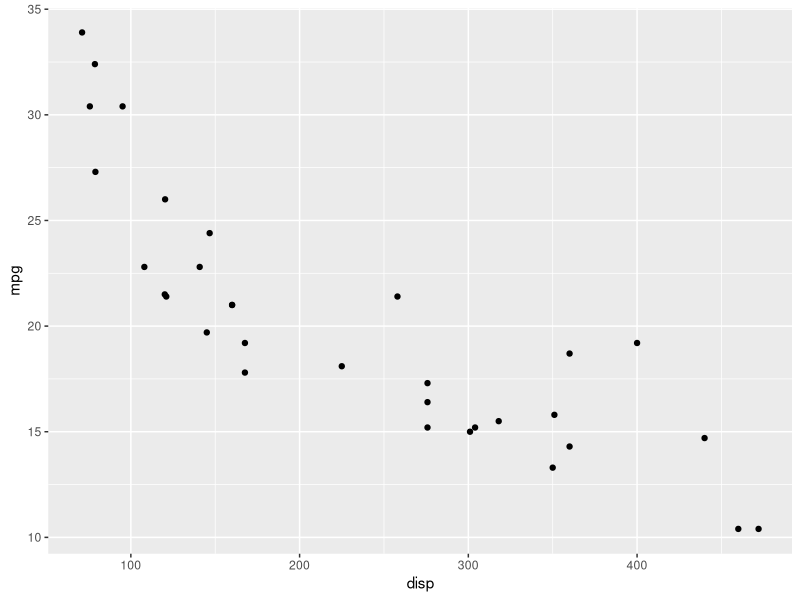
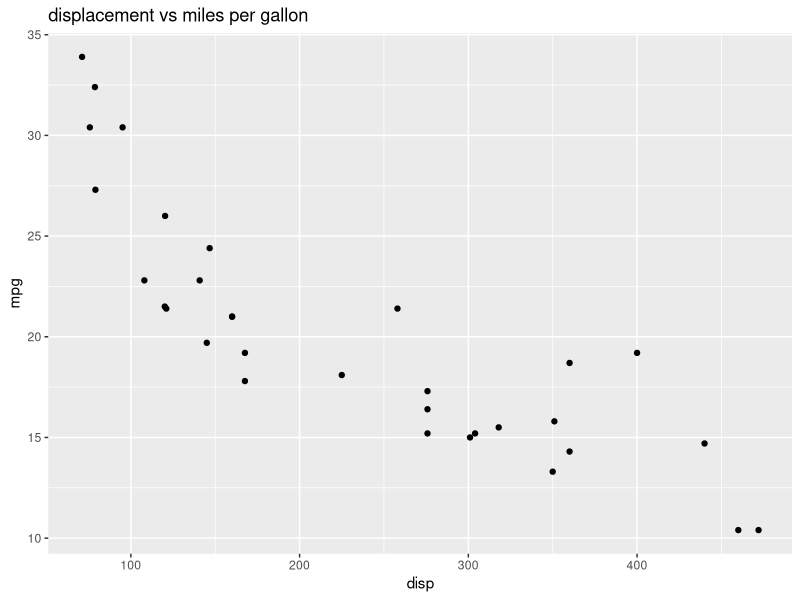
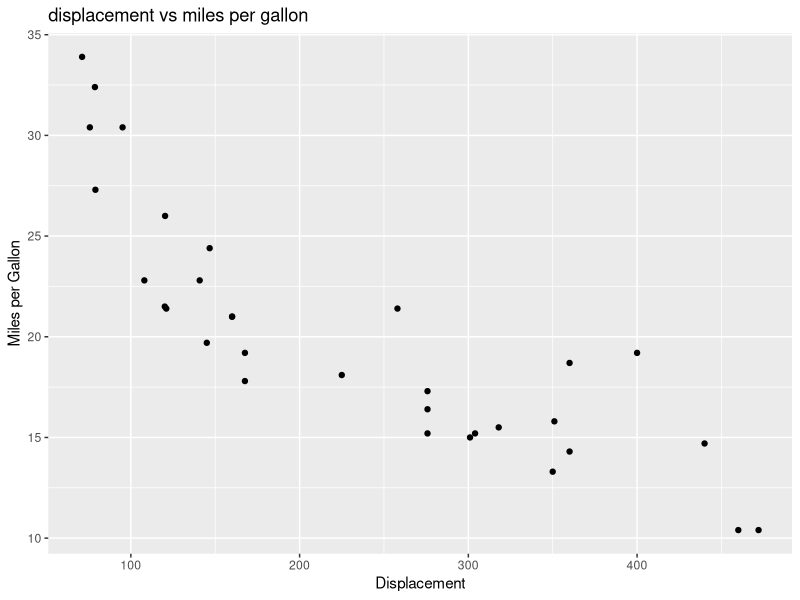
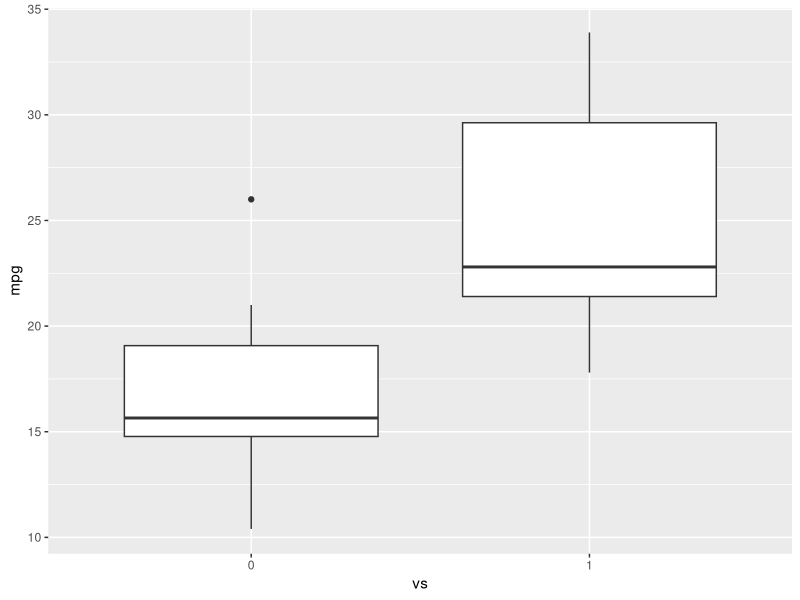
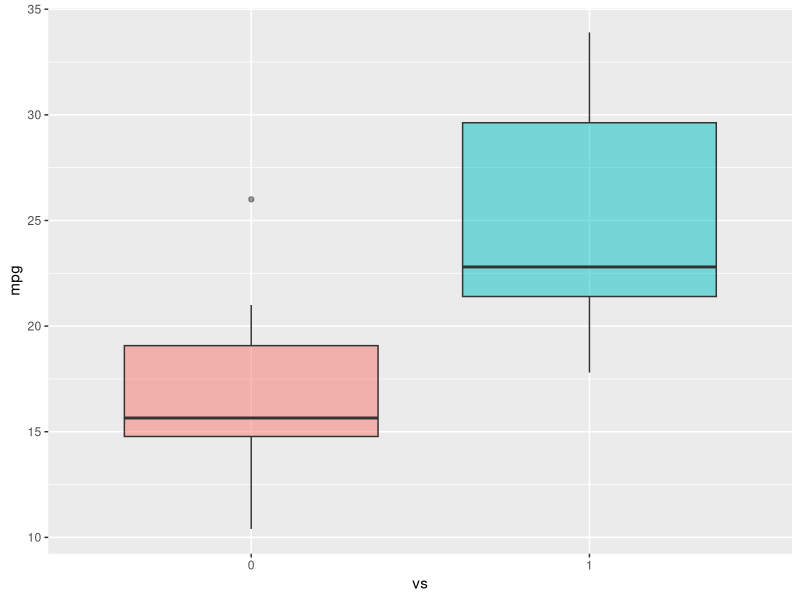
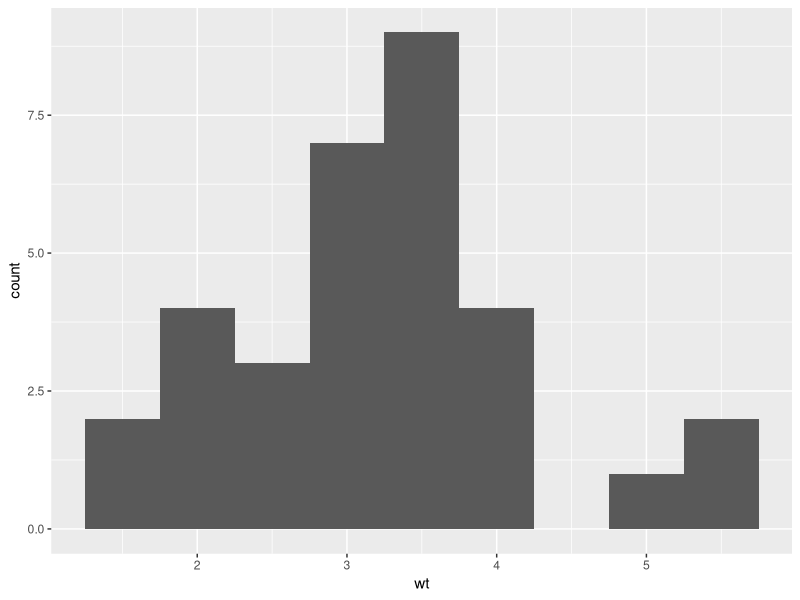

These figures' R source, in order:
library(datasets)

#Load Data
data(mtcars)

#View first 5 rows
head(mtcars, 5)

#To get information about the dataset
?mtcars

#load ggplot package
library(ggplot2)

#create a scatterplot of displacement (disp) and miles per gallon (mpg)
ggplot(aes(x=disp,y=mpg,),data=mtcars)+geom_point()

#Add a title
ggplot(aes(x=disp,y=mpg,),data=mtcars)+geom_point()+ggtitle("displacement vs miles per gallon")

#change axis name
ggplot(aes(x=disp,y=mpg,),data=mtcars)+geom_point()+ggtitle("displacement vs miles per gallon") + labs(x = "Displacement", y = "Miles per Gallon")

# Use the following to create a boxplot of the the distribution of mpg for the individual - 
# Engine types vs Engine (0 = V-shaped, 1 = straight)
# To do this you have to make vs a string or factor.
#make vs a factor
mtcars$vs <- as.factor(mtcars$vs)

#create boxplot of the distribution for v-shaped and straight Engine
ggplot(aes(x=vs, y=mpg), data = mtcars) + geom_boxplot()

# Add color to the boxplots to help differentiate:
ggplot(aes(x=vs, y=mpg, fill = vs), data = mtcars) + 
  geom_boxplot(alpha=0.5) +
  theme(legend.position="none")

# Finally, let us create the histogram of weight wt.
ggplot(aes(x=wt),data=mtcars) + geom_histogram(binwidth=0.5)